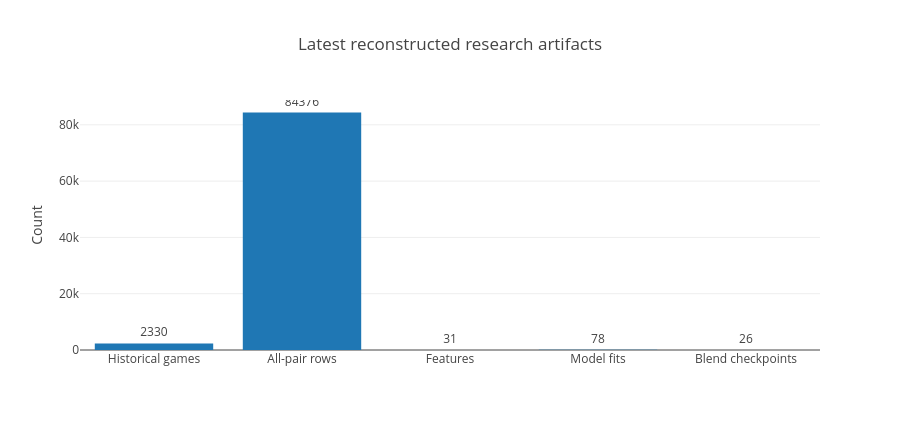

The notebook cell this image was saved under:
### Markdown cell above
## 2. Auditable reconstruction
The latest run uses 31 official-data matchup-difference features. Main-bracket membership is defined from official seed identities; no missing games or forfeits are fabricated. Forecast-year model training uses only earlier tournament seasons.

### Code cell
fig=go.Figure(go.Bar(x=['Historical games','All-pair rows','Features','Model fits','Blend checkpoints'],y=[2330,84376,31,78,26])); fig.show()

### Figure 1 — Plotly figure (JSON) as saved in the notebook; plotly's stock layout.template omitted (floating-point values rounded to 4 significant figures)
{"data": [{"type": "bar", "x": ["Historical games", "All-pair rows", "Features", "Model fits", "Blend checkpoints"], "y": [2330, 84376, 31, 78, 26], "text": ["2330", "84376", "31", "78", "26"], "textposition": "outside"}], "layout": {"title": {"text": "Latest reconstructed research artifacts"}, "yaxis": {"title": {"text": "Count"}}, "height": 430}}
